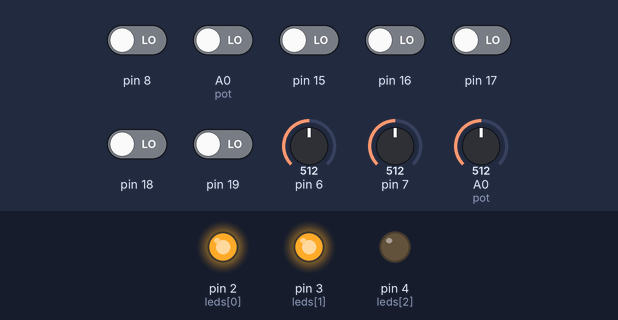
Bench run of a sketch on a simulated Arduino Uno, built with avr-gcc and run on an emulated ATmega328P. Parts: output pins drawn as LEDs (lit = HIGH). Dashed ring = blinking. Inputs (shaded band) come from the test bench; at power-on: A0 (pot), pin 8, pin 15–19 LOW, A0 (pot) = 512, pin 6 = 512, pin 7 = 512.

Above: at 1.2 s.
1.3 s: A0 (pot) set to 758
2.8 s: A0 (pot) set to 777
At 3.7 s:
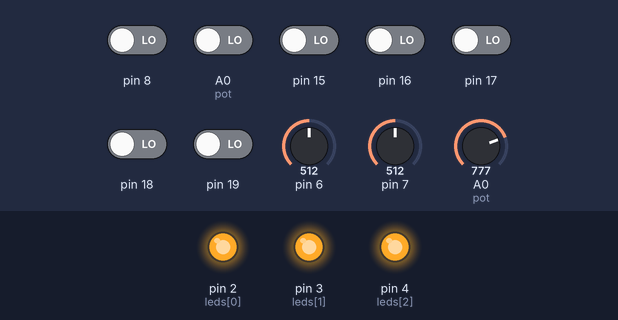
4.3 s: A0 (pot) set to 1011
5.8 s: A0 (pot) set to 1023
At 6.06 s:
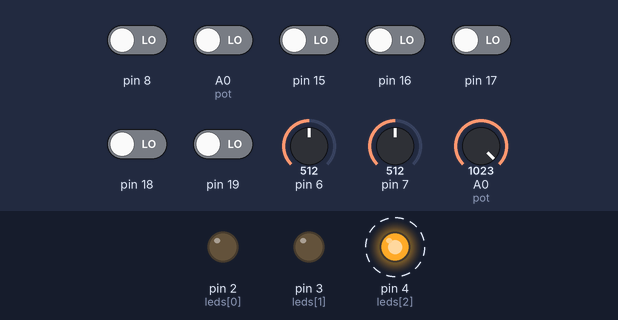
8.8 s: A0 (pot) set to 511
At 10.0 s:
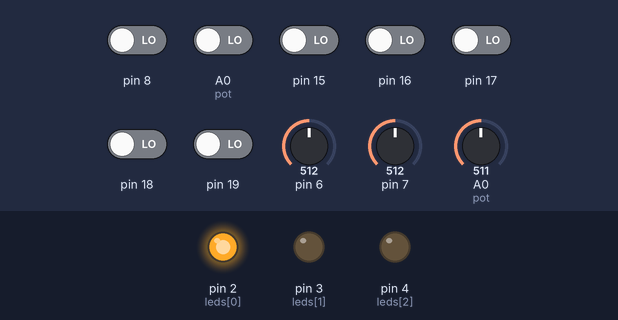
10.3 s: A0 (pot) set to 528
At 10.6 s:
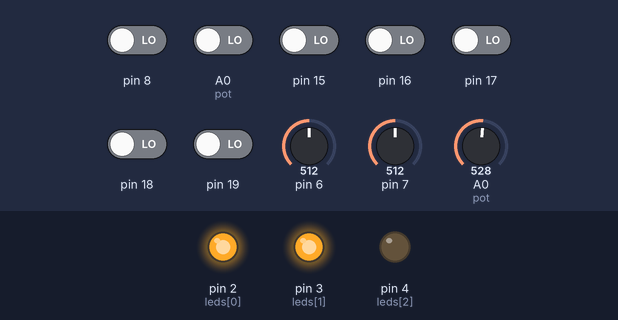
Timing chart, 0 to 12.8 s (numbered marks = the images above; inputs shaded):
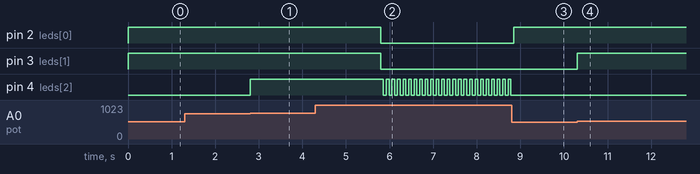

The sketch:

PotenciometroControlLed.ino
```cpp
/*Programa para manejar la intensidad de varios 3 leds con 1 potenciometro sin PWM*/

//Definimos un array para los leds y una constante para el pote
int leds[]={2,3,4};
#define pot A0

int valor;

void setup() {
  // put your setup code here, to run once:

//Usamos un for para la declaracion de los pines de los leds por ser un array
for(int i=0; i<3; i++){
 pinMode(leds[i],OUTPUT);
}

pinMode(pot,INPUT);
}

//Creamos una funcion encender, indicara cual led se va a encender
void encender(int x){
  int i;
  for(i=0; i<x; i++ ){
    digitalWrite(leds[i],HIGH);

  }
  for(i=x; i<4; i++){
    digitalWrite(leds[i],LOW);
  }

}

void loop() {

  // put your main code here, to run repeatedly:
 /*//Analogico=0 a 1023 y PWM=0 a 255

 //Funcion de escritura de la lectura del valor del led y del potenciometro
 analogWrite(led, analogRead(pot)/4);

 //Funcion map(lectura, minimo_valor_entrada, maximo_valor_entrada, minimo_valor_salida, maximo_valor_salida);
//Funcion de escritura de la lectura del valor del led y del potenciometro con map()
 analogWrite(led, map(analogRead(pot), 0, 1023, 0, 255));
*/

 //La variable valor recibe la lectura del potenciometro
 valor=analogRead(pot);

 //En esta funcion map en  los parametros de salida se utilizaran los leds junto con la funcion creada
 encender(map(valor, 0, 1023, 0, 4));

}
```

Measured:
- the behaviour switches between 767 and 768 on A0 (pot) (found by bisection; images 0 and 1)
- the behaviour switches between 1022 and 1023 on A0 (pot) (found by bisection; images 1 and 2)
- the behaviour switches between 511 and 512 on A0 (pot) (found by bisection; images 3 and 4)
- after the input at 1.3 s, every drawn part: stays the same
- after the input at 2.8 s, pin 4 (leds[2]): LOW → HIGH at once
- after the input at 4.3 s, every drawn part: stays the same
- after the input at 5.8 s, pin 2 (leds[0]), pin 3 (leds[1]): HIGH → LOW at once; pin 4 (leds[2]): alternates HIGH for 0.06 s and LOW for 0.07 s, starting after 0.06 s
- after the input at 8.8 s, pin 2 (leds[0]): LOW → HIGH after 0.05 s; pin 4 (leds[2]): stops changing and stays LOW
- after the input at 10.3 s, pin 3 (leds[1]): LOW → HIGH at once
